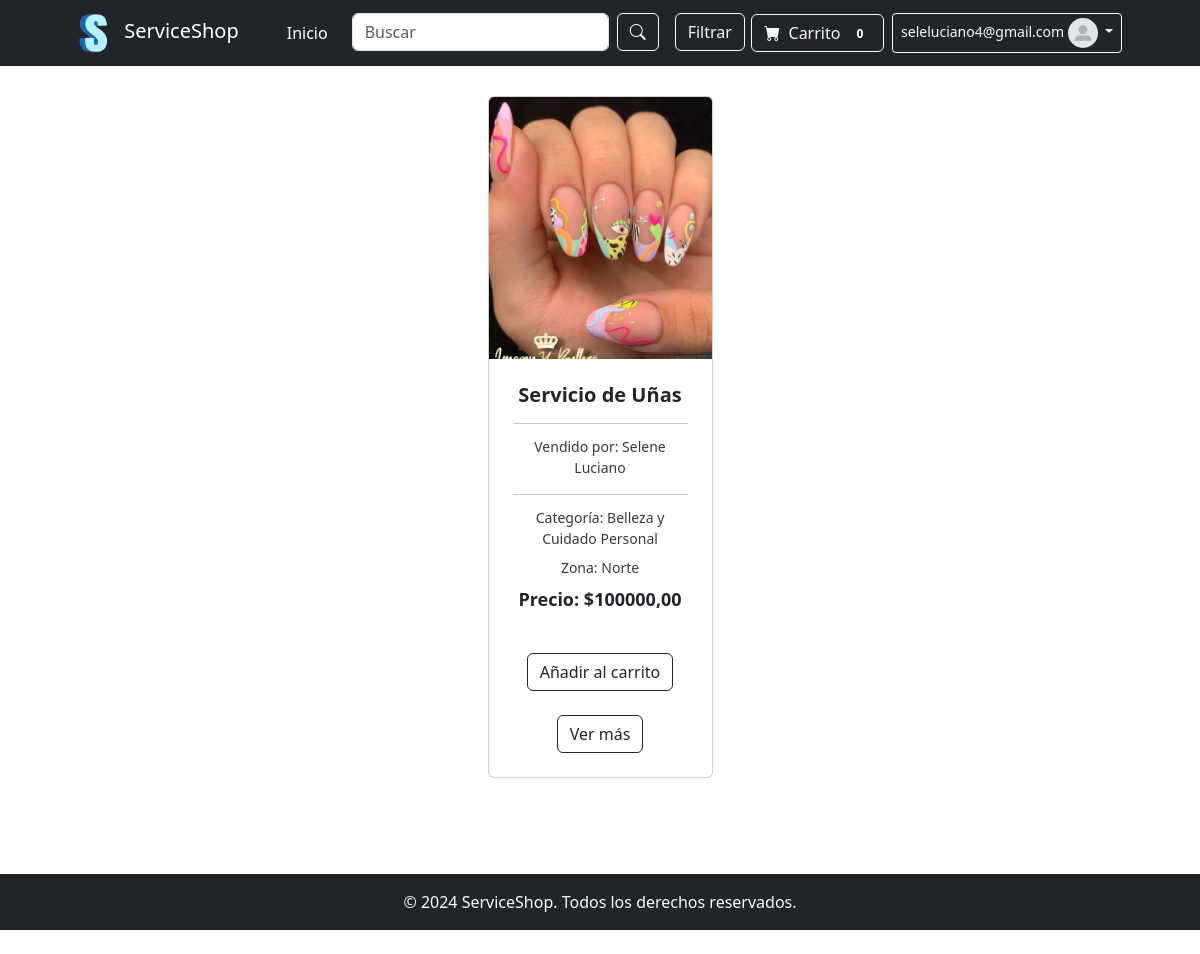
Page /appserviceshop/ (signed in) on the committed database.
### appserviceshop/models.py (models this page shows, shortened)
class Servicio(models.Model):
    CATEGORIA_CHOICES = [
        ('Tecnologia', 'Tecnología'),
        ('Educacion', 'Educación'),
        ('Salud', 'Salud'),
        ('Alimentacion', 'Alimentación'),
        ('Servicios de Reparación y Mantenimiento', 'Servicios de Reparación y Mantenimiento'),
        ('Consultoría y Servicios Profesionales', 'Consultoría y Servicios Profesionales'),
        ('Belleza y Cuidado Personal', 'Belleza y Cuidado Personal'),
        ('Arte y Publicidad', 'Arte y Publicidad'),
    ]
    ZONA_CHOICES = [
        ('Norte', 'Norte'),
        ('Sur', 'Sur'),
        ('Este', 'Este'),
        ('Oeste', 'Oeste'),
    ]
    name = models.CharField(max_length=100)  # Nombre del servicio
    categoria = models.CharField(max_length=50, choices=CATEGORIA_CHOICES)  # Categoría
    precio = models.DecimalField(max_digits=10, decimal_places=2)  # Precio del servicio
    zona = models.CharField(max_length=20, choices=ZONA_CHOICES)  # Zona
    descripcion = models.TextField()  # Descripción del servicio
    disponibilidadhoraria = models.CharField(max_length=100)  # Disponibilidad horaria
    imagen = models.ImageField(upload_to='imgservices/')
    creacion = models.DateTimeField(auto_now_add=True)  # Fecha de creación
    actualizacion = models.DateTimeField(auto_now=True)  # Fecha de última actualización
    vendedor = models.ForeignKey(User, on_delete=models.CASCADE, related_name="servicios")

### appserviceshop/views.py (the view)
# urls.py: path('',views.Inicio,name="inicio"),
@login_required
def Inicio(request):
    servicios = Servicio.objects.all()  # Ejemplo, ajusta según tu modelo
    return render(request, 'index.html')

### appserviceshop/context_processors.py (called while the page is built)
def avatar_processor(request):
    if request.user.is_authenticated:
        avatar = Avatar.objects.filter(user=request.user).first()
        if avatar and avatar.imagen:
            imagen = avatar.imagen.url  # Si el usuario tiene un avatar, usa su URL
        else:
            imagen = static('img/predeterminado.jpg')  # Imagen predeterminada si no tiene avatar
    else:
        imagen = static('img/predeterminado.jpg')  # Imagen predeterminada para usuarios no autenticados
    return {'imagen': imagen}

def servicios_context(request):
    servicios = Servicio.objects.all()
    return {'servicios': servicios}

def ventas_context(request):
    if request.user.is_authenticated:
        ventas = Ventas_M.objects.filter(vendedor=request.user)
    else:
        ventas = Ventas_M.objects.none()  # Devuelve un queryset vacío si el usuario no está autenticado
    return {
        'ventas_usuario': ventas
    }

def reseñas_usuario(request):
    if request.user.is_authenticated:
        reseña_usuario = Reseña.objects.filter(usuario=request.user).first()
        reseñas = Reseña.objects.filter(usuario=request.user)
        calificacion_promedio = reseñas.aggregate(promedio=Avg('calificacion'))['promedio'] or 0
        estrellas = ['gold'] * int(calificacion_promedio) + ['lightgray'] * (5 - int(calificacion_promedio))
        return {
            'reseña_usuario': reseña_usuario,
            'reseñas': reseñas,
            'calificacion_promedio': calificacion_promedio,
            'estrellas': estrellas,
        }
    return {}

### appserviceshop/templates/index.html
{% extends "padre.html" %}
{% load static %}
{% block contenidoQueCambia %}
<section class="py-5">
    <div class="container px-4 px-lg-5 mt-5">
        <div class="row gx-4 gx-lg-5 row-cols-2 row-cols-md-3 row-cols-xl-4 justify-content-center">
            {% for servicio in servicios %}
            <div class="col mb-5">
                <div class="card h-100">
                    <img class="card-img-top" src="{{ servicio.imagen.url }}" alt="{{ servicio.name }}" />
                    <div class="card-body p-4">
                        <div>
                            <h5 style="font-size: 1.25rem; font-weight: 700; margin-bottom: 0.5rem; text-align: center;">{{ servicio.name }}</h5>
                            <hr style="margin-bottom: 0.75rem;">
                            <p style="font-size: 0.875rem; color: #343a40; margin-bottom: 0.5rem; text-align: center;">
                                Vendido por: <span style="font-weight: 500;">{{ servicio.vendedor.first_name }} {{ servicio.vendedor.last_name }}</span>
                            </p>
                            <hr style="margin-bottom: 0.75rem;">
                            <p style="font-size: 0.875rem; color: #343a40; margin-bottom: 0.5rem; text-align: center;">
                                Categoría: <span style="font-weight: 500;">{{ servicio.categoria }}</span>
                            </p>
                            <p style="font-size: 0.875rem; color: #343a40; margin-bottom: 0.5rem; text-align: center;">
                                Zona: <span style="font-weight: 500;">{{ servicio.zona }}</span>
                            </p>
                            <p style="font-size: 1.125rem; font-weight: 700; color: #212529; text-align: center;">
                                Precio: ${{ servicio.precio }}
                            </p>
                        </div>
                    </div>
                    <div class="card-footer p-4 pt-0 border-top-0 bg-transparent">
                        <div class="text-center">
                            <a class="btn btn-outline-dark mt-auto" href="{% url 'anadir_al_carrito' servicio.id %}">Añadir al carrito</a>
                            <br></br>
                            <a class="btn btn-outline-dark mt-auto" href="{% url 'Detail' servicio.id %}">Ver más</a>
                        </div>
                    </div>
                </div>
            </div>
            {% empty %}
            <p>No hay servicios disponibles en este momento.</p>
            {% endfor %}
        </div>
    </div>
</section>
{% endblock %}

### appserviceshop/templates/padre.html (shortened to what this page needs)
{% load static %}
<!DOCTYPE html>
<html lang="es">
<head>
    <link href="https://cdn.jsdelivr.net/npm/bootstrap-icons@1.5.0/font/bootstrap-icons.css" rel="stylesheet" />
    <link href="{% static 'css/styles.css' %}" rel="stylesheet" />
</head>
<body class="d-flex flex-column min-vh-100">
    {% if not hide_navbar %}
    <nav class="navbar navbar-expand-lg navbar-dark bg-dark fixed-top">
        <div class="container px-4 px-lg-5">
            <a class="navbar-brand" href="{% url 'inicio' %}">
                <img src="{% static 'img/logo.png' %}" alt="Logo" style="height: 40px; margin-right: 10px;">
                ServiceShop
            </a>
            <div class="collapse navbar-collapse" id="navbarSupportedContent">
                <ul class="navbar-nav me-auto mb-2 mb-lg-0 ms-lg-4">
                    <li class="nav-item">
                        <a class="nav-link active" aria-current="page" href="{% url 'inicio' %}">Inicio</a>
                    </li>
                    <li class="nav-item">
                        <form class="d-flex mx-3" style="max-width: 400px;" method="get" action="{% url 'buscar_servicios' %}">
                            <input class="form-control me-2" type="search" name="q" placeholder="Buscar" aria-label="Search">
                            <button class="btn btn-outline-light" type="submit">
                                <i class="bi-search"></i>
                            </button>
                        </form>
                    </li>
                    <li class="nav-item">
                        <button class="btn btn-outline-light" data-bs-toggle="modal" data-bs-target="#filtrosModal">Filtrar</button>
                    </li>
                </ul>
                <div class="d-flex align-items-center">
                    <a href="{% url 'ver_carrito' %}" class="btn btn-outline-light btn-smaller me-2">
                        <i class="bi-cart-fill me-1"></i>
                        Carrito
                        <span class="badge bg-dark text-white ms-1 rounded-pill badge-smaller">
                            {{ carrito_cantidad }}
                        </span>
                    </a>
                    <div class="dropdown">
                        <button class="btn btn-sm btn-outline-light dropdown-toggle" type="button"
                            id="dropdownMenuButton" data-bs-toggle="dropdown" aria-expanded="false">
                            {{ user.username }}
                            <img src="{{ imagen }}" alt="Avatar del usuario" class="avatar-small">
                        </button>
                    </div>
                </div>
            </div>
        </div>
    </nav>
    {% endif %}
    <div id="toast-container" aria-live="polite" aria-atomic="true" class="position-fixed top-0 end-0 p-3">
    </div>
    {% block contenidoQueCambia %}
    {% endblock %}
    <footer class="mt-auto bg-dark text-light text-center py-3">
        <div class="container">
            <p class="mb-0">© 2024 ServiceShop. Todos los derechos reservados.</p>
        </div>
    </footer>
</body>
<head>
    <link href="https://cdn.jsdelivr.net/npm/bootstrap@5.3.0/dist/css/bootstrap.min.css" rel="stylesheet">
</head>
<body>
</body>
</html>

### rows in the picture
Servicio: imagen (picture), name "Servicio de Uñas", vendedor.first_name "Selene", vendedor.last_name "Luciano", categoria "Belleza y Cuidado Personal", zona "Norte", precio "100000,00"

### other values in the picture
{{ carrito_cantidad }} "0"
{{ user.username }} "seleluciano4@gmail.com"
